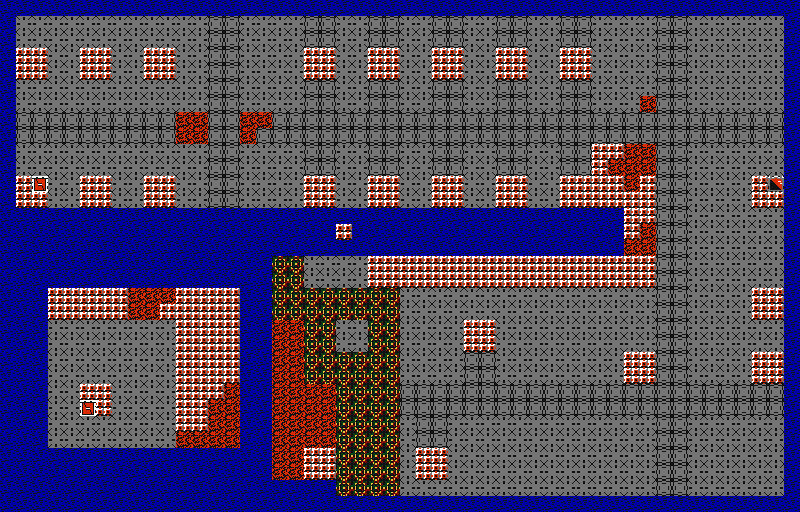

Tiled map render using the project's own tile images. Description and the map definition, with tile-layer contents summarised, below:
An orthogonal 50x32 tile map with 16x16 px tiles, 1 tile layer (tilemap), 1 hidden layer not drawn and 3 objects (3x transfer).

<map version="1.0" tiledversion="1.1.2" orientation="orthogonal" renderorder="right-down" width="50" height="32" tilewidth="16" tileheight="16" infinite="0" nextobjectid="4">
 <properties>
  <property name="background_tile" type="int" value="1" />
  <property name="bgm" value="field" />
  <property name="encounter_table" type="int" value="0" />
 </properties>
 <tileset firstgid="1" source="tileset.tsx" />
 <layer name="tilemap" width="50" height="32" locked="1">
  <data>[1600 cells, 1600 non-empty, 8 distinct tile ids]</data>
 </layer>
 <layer name="collision" width="50" height="32" visible="0">
  <data>[1600 cells, 650 non-empty, 1 distinct tile ids]</data>
 </layer>
 <objectgroup name="object">
  <object id="1" name="field" type="transfer" gid="242" x="32" y="192" width="16" height="16">
   <properties>
    <property name="transfer_map" value="field" />
    <property name="transfer_x" type="int" value="7" />
    <property name="transfer_y" type="int" value="39" />
   </properties>
  </object>
  <object id="2" name="road_to_arkcity_underground" type="transfer" gid="242" x="768" y="192" width="16" height="16">
   <properties>
    <property name="transfer_map" value="road_to_arkcity_underground" />
    <property name="transfer_x" type="int" value="5" />
    <property name="transfer_y" type="int" value="10" />
   </properties>
  </object>
  <object id="3" name="arkcity" type="transfer" gid="242" x="80" y="416" width="16" height="16">
   <properties>
    <property name="transfer_map" value="arkcity" />
    <property name="transfer_x" type="int" value="3" />
    <property name="transfer_y" type="int" value="2" />
   </properties>
  </object>
 </objectgroup>
</map>
